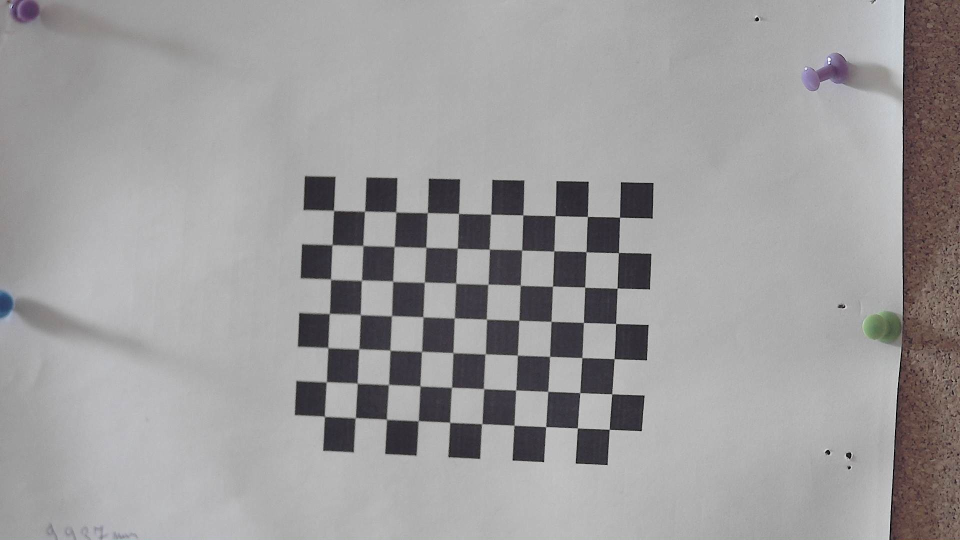
#> input picture img_for_calib/left/left (1).jpg, 1920 x 1080 px (shown at 1/2 size); its folder holds 4 pictures in this run
$ python calibration.py
#> lines starting #> are read from the running program, lines starting #| are printed output that depends on the picture; after the words box and inside, x2 and y2 are one past the last pixel; in counts of white or black regions, pixels touching at a corner belong together; long printed decimals are rounded; pictures that were not available may be replaced by others from this repository, and a replacement may not be noted
import cv2
import glob
import numpy as np
from constants import Constants


def detect_checkerboard_corners(image_path: str, criteria: (), rows: int, columns: int, world_scaling: float):
    # load the image and convert to grayscale
    frame = cv2.imread(image_path)
    gray = cv2.cvtColor(frame, cv2.COLOR_BGR2GRAY)

    # find the checkerboard corners
    ret, corners = cv2.findChessboardCorners(image=gray,
                                             patternSize=(rows, columns),
                                             flags=None)

    if ret:
        # refine the corner positions
        corners = cv2.cornerSubPix(image=gray,
                                   corners=corners,
                                   winSize=(11, 11),
                                   zeroZone=(-1, -1),
                                   criteria=criteria)

        # draw the corners on the image
        cv2.drawChessboardCorners(image=frame,
                                  patternSize=(rows, columns),
                                  corners=corners,
                                  patternWasFound=ret)

        # scale the object points to match the checkerboard size
        objp = np.zeros((rows * columns, 3), np.float32)
        objp[:, :2] = np.mgrid[0:rows, 0:columns].T.reshape(-1, 2)
        objp *= world_scaling

        return True, objp, corners, frame

    return False, None, None, None


def calibrate_cameras_for_intrinsic_parameters(image_paths_left: [], image_paths_right: []):

    # pixel coordinates of checkerboards
    img_points_l = []
    img_points_r = []

    # coordinates of the checkerboard in checkerboard world space
    obj_points = []

    for image_path_left, image_path_right in zip(image_paths_left, image_paths_right):
        # detect the checkerboard corners and get the object and image points
        ret_left, objp_left, corners_left, frame_left = detect_checkerboard_corners(image_path=image_path_left,
                                                                                    criteria=Constants.CRIT_STEREO,
                                                                                    rows=Constants.ROWS,
                                                                                    columns=Constants.COLUMNS,
                                                                                    world_scaling=Constants.WORLD_SCALING)
#> in detect_checkerboard_corners, frame is the input picture: shape (1080, 1920, 3); mean B, G, R 156.1, 155.5, 157
#> in detect_checkerboard_corners, `ret, corners = cv2.findChessboardCorners(image=gray, patternSize=(rows..`: ret = True; corners = 70 rows, first 8: [1239.8, 434.7], [1237.5, 505.9], [1234.5, 576.5], [1232.3, 647.7], [1228.5, 718.3], [1224.7, 788.4], [1218.5, 859.2], [1174.7, 433.1]
#> in detect_checkerboard_corners, `corners = cv2.cornerSubPix(image=gray, corners=corners, winSize=(11, 1..`: corners = 70 rows, first 8: [1239.7, 434.9], [1237.3, 505.6], [1234.6, 576.6], [1231.8, 647.5], [1228.6, 718], [1224.2, 788.1], [1218.8, 859.2], [1175.2, 433.4]
#> in detect_checkerboard_corners, `cv2.drawChessboardCorners(image=frame, patternSize=(rows, columns), co..`:
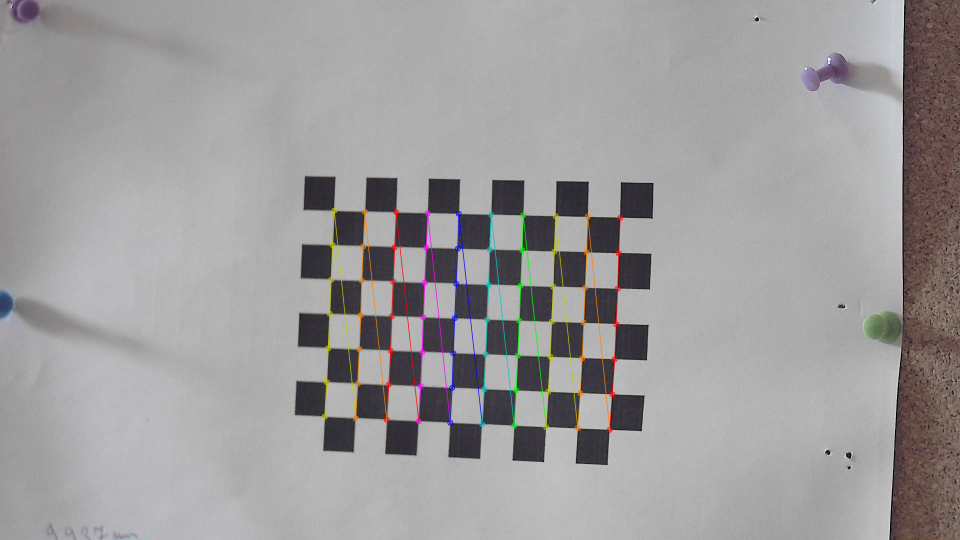
#> frame: shape (1080, 1920, 3) (shown at 1/2 size); 1.43% of pixels changed, all inside (x1, y1, x2, y2) = (643, 415, 1247, 866)
#> ret_left = True; objp_left = 70 rows, first 8: [0, 0, 0], [9.94, 0, 0], [19.87, 0, 0], [29.81, 0, 0], [39.75, 0, 0], [49.69, 0, 0], [59.62, 0, 0], [0, 9.94, 0]; corners_left has the same summary as corners in detect_checkerboard_corners
        ret_right, objp_right, corners_right, frame_right = detect_checkerboard_corners(image_path=image_path_right,
                                                                                        criteria=Constants.CRIT_STEREO,
                                                                                        rows=Constants.ROWS,
                                                                                        columns=Constants.COLUMNS,
                                                                                        world_scaling=Constants.WORLD_SCALING)
#> in detect_checkerboard_corners (call 2), `ret, corners = cv2.findChessboardCorners(image=gray, patternSize=(rows..`: corners = 70 rows, first 8: [1239.8, 434.7], [1237.5, 505.9], [1234.5, 576.5], [1232.3, 647.7], [1228.5, 718.3], [1224.7, 788.4], [1218.5, 859.2], [1174.7, 433.1]
#> in detect_checkerboard_corners (call 2), `corners = cv2.cornerSubPix(image=gray, corners=corners, winSize=(11, 1..`: corners = 70 rows, first 8: [1239.7, 434.9], [1237.3, 505.6], [1234.6, 576.6], [1231.8, 647.5], [1228.6, 718], [1224.2, 788.1], [1218.8, 859.2], [1175.2, 433.4]
#> ret_right = True; objp_right has the same summary as objp_left; corners_right has the same summary as corners in detect_checkerboard_corners

        if ret_left and ret_right:
            obj_points.append(objp_left)
            img_points_l.append(corners_left)
            img_points_r.append(corners_right)

            # display the images side by side
            frame_left = cv2.putText(img=frame_left,
                                     text='LEFT IMAGE',
                                     org=(20, 30),
                                     fontFace=cv2.FONT_HERSHEY_SIMPLEX,
                                     fontScale=1,
                                     color=(255, 255, 255),
                                     thickness=2,
                                     lineType=cv2.LINE_AA)
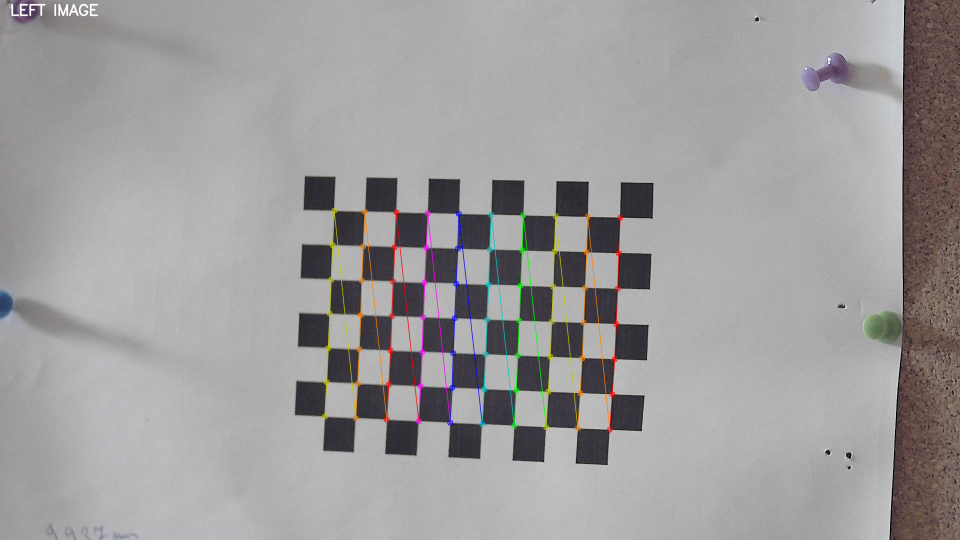
#> frame_left: shape (1080, 1920, 3) (shown at 1/2 size); 0.11% of pixels changed, all inside (x1, y1, x2, y2) = (22, 7, 197, 33)
            frame_right = cv2.putText(img=frame_right,
                                     text='RIGHT IMAGE',
                                     org=(20, 30),
                                     fontFace=cv2.FONT_HERSHEY_SIMPLEX,
                                     fontScale=1,
                                     color=(255, 255, 255),
                                     thickness=2,
                                     lineType=cv2.LINE_AA)
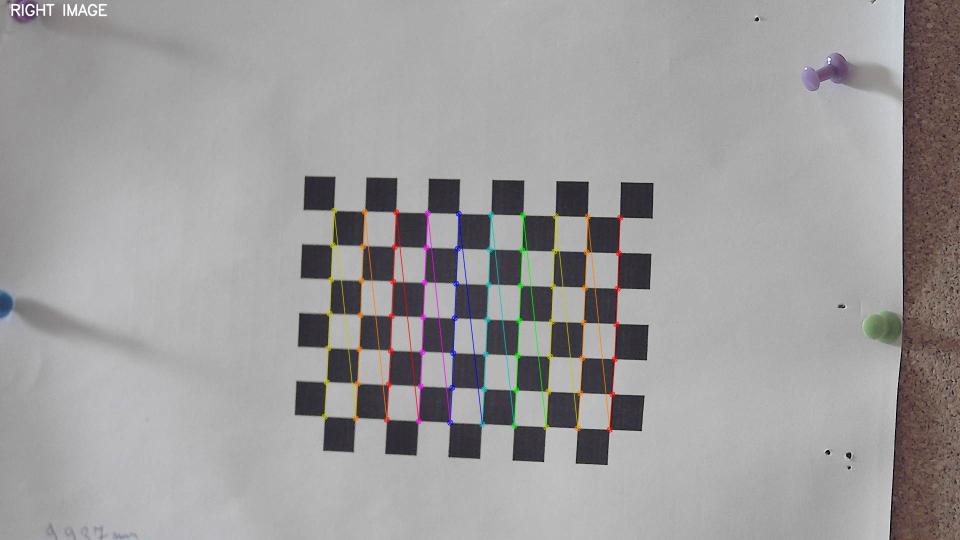
#> frame_right: shape (1080, 1920, 3) (shown at 1/2 size); 0.12% of pixels changed, all inside (x1, y1, x2, y2) = (22, 7, 215, 33)
            cv2.imshow('CALIBRATION IMAGES', np.hstack((frame_left, frame_right)))
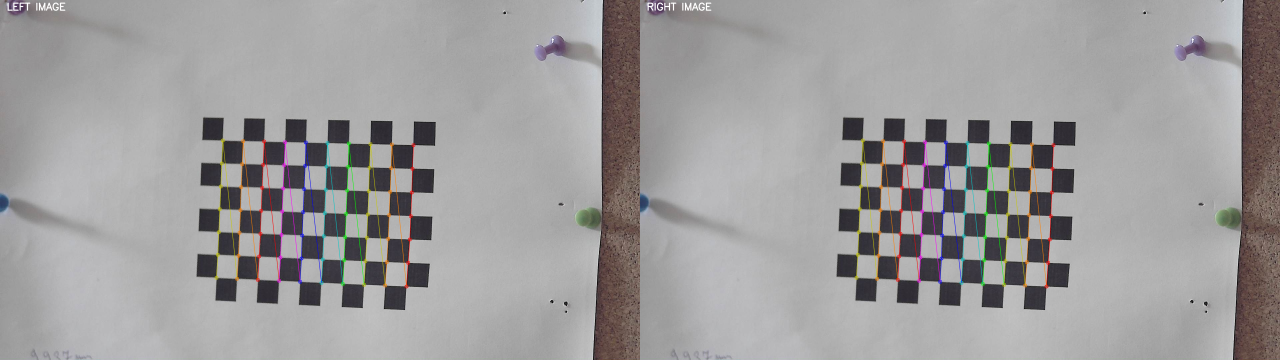
#> window 'CALIBRATION IMAGES': shape (1080, 3840, 3) (shown at 1/3 size); mean B, G, R 155.8, 155.6, 157.4
            cv2.waitKey(500)

            key = cv2.waitKey(0)
#> (key q is pressed here)
            if key == ord('q'):
                break
            elif key == ord('n'):
                continue

    cv2.destroyAllWindows()
    ret_l, mtx_l, dst_l, rvecs_l, tvecs_l = cv2.calibrateCamera(objectPoints=obj_points,
                                                                imagePoints=img_points_l,
                                                                imageSize=(Constants.S_WIDTH, Constants.S_HEIGHT),
                                                                cameraMatrix=None,
                                                                distCoeffs=None)
#> ret_l = 1.01; mtx_l = [[20447.3, 0, 1101.4], [0, 23039.5, 612.5], [0, 0, 1]]; dst_l = [[-29.02, 12487, 0.0793, 0.171, 23.18]]; rvecs_l = ([0.17, -0.271, 1.6],); tvecs_l = ([21.32, -23.87, 3126.3],)

    ret_r, mtx_r, dst_r, rvecs_r, tvecs_r = cv2.calibrateCamera(objectPoints=obj_points,
                                                                imagePoints=img_points_r,
                                                                imageSize=(Constants.S_WIDTH, Constants.S_HEIGHT),
                                                                cameraMatrix=None,
                                                                distCoeffs=None)
#> ret_r = 1.01; mtx_r has the same summary as mtx_l; dst_r = [[-29.02, 12487, 0.0793, 0.171, 23.18]]; rvecs_r = ([0.17, -0.271, 1.6],); tvecs_r = ([21.32, -23.87, 3126.3],)

    return mtx_l, dst_l, mtx_r, dst_r


def stereo_calibrate(mtx_l: np.ndarray, dst_l: np.ndarray, mtx_r: np.ndarray, dst_r: np.ndarray, image_paths_left: [], image_paths_right: []):
    img_points_l = []
    img_points_r = []

    obj_points = []

    for path_left, path_right in zip(image_paths_left, image_paths_right):
        # detect the checkerboard corners and get the object and image points
        ret_left, objp_left, corners_left, frame_left = detect_checkerboard_corners(image_path=path_left,
                                                                                    criteria=Constants.CRIT_STEREO,
                                                                                    rows=Constants.ROWS,
                                                                                    columns=Constants.COLUMNS,
                                                                                    world_scaling=Constants.WORLD_SCALING)
        ret_right, objp_right, corners_right, frame_right = detect_checkerboard_corners(image_path=path_right,
                                                                                        criteria=Constants.CRIT_STEREO,
                                                                                        rows=Constants.ROWS,
                                                                                        columns=Constants.COLUMNS,
                                                                                        world_scaling=Constants.WORLD_SCALING)
        if ret_left and ret_right:
            obj_points.append(objp_left)
            img_points_l.append(corners_left)
            img_points_r.append(corners_right)

    stereo_calibration_flags = cv2.CALIB_FIX_INTRINSIC
    err_rms, mtx_l, dst_l, mtx_r, dst_r, r, t, e, f = cv2.stereoCalibrate(objectPoints=obj_points,
                                                                          imagePoints1=img_points_l,
                                                                          imagePoints2=img_points_r,
                                                                          cameraMatrix1=mtx_l,
                                                                          distCoeffs1=dst_l,
                                                                          cameraMatrix2=mtx_r,
                                                                          distCoeffs2=dst_r,
                                                                          imageSize=(Constants.S_WIDTH, Constants.S_HEIGHT),
                                                                          criteria=Constants.CRIT_STEREO,
                                                                          flags=stereo_calibration_flags)

    r1, r2, p1, p2, q, roi_l, roi_r = cv2.stereoRectify(cameraMatrix1=mtx_l,
                                                        distCoeffs1=dst_l,
                                                        cameraMatrix2=mtx_r,
                                                        distCoeffs2=dst_r,
                                                        imageSize=(Constants.S_WIDTH, Constants.S_HEIGHT),
                                                        R=r,
                                                        T=t,
                                                        alpha=1,
                                                        flags=0)

    return e, f, r, t, r1, r2, p1, p2, q


if __name__ == '__main__':
    image_paths_left = glob.glob("img_for_calib/left/*.jpg")
    image_path_right = glob.glob("img_for_calib/right/*.jpg")

    mtx_l, dst_l, mtx_r, dst_r = calibrate_cameras_for_intrinsic_parameters(image_paths_left, image_path_right)
#> dst_l = [[-29.02, 12487, 0.0793, 0.171, 23.18]]; mtx_r has the same summary as mtx_l in calibrate_cameras_for_intrinsic_parameters; dst_r = [[-29.02, 12487, 0.0793, 0.171, 23.18]]
    e, f, r, t, r1, r2, p1, p2, q = stereo_calibrate(mtx_l, dst_l, mtx_r, dst_r, image_paths_left, image_path_right)
#> in detect_checkerboard_corners (call 3), `ret, corners = cv2.findChessboardCorners(image=gray, patternSize=(rows..`: corners = 70 rows, first 8: [1239.8, 434.7], [1237.5, 505.9], [1234.5, 576.5], [1232.3, 647.7], [1228.5, 718.3], [1224.7, 788.4], [1218.5, 859.2], [1174.7, 433.1]
#> in detect_checkerboard_corners (call 3), `corners = cv2.cornerSubPix(image=gray, corners=corners, winSize=(11, 1..`: corners = 70 rows, first 8: [1239.7, 434.9], [1237.3, 505.6], [1234.6, 576.6], [1231.8, 647.5], [1228.6, 718], [1224.2, 788.1], [1218.8, 859.2], [1175.2, 433.4]
#> in stereo_calibrate, `ret_left, objp_left, corners_left, frame_left = detect_checkerboard_co..`: ret_left = True; corners_left has the same summary as corners in detect_checkerboard_corners
#> in detect_checkerboard_corners (call 4), `ret, corners = cv2.findChessboardCorners(image=gray, patternSize=(rows..`: corners = 70 rows, first 8: [1239.8, 434.7], [1237.5, 505.9], [1234.5, 576.5], [1232.3, 647.7], [1228.5, 718.3], [1224.7, 788.4], [1218.5, 859.2], [1174.7, 433.1]
#> in detect_checkerboard_corners (call 4), `corners = cv2.cornerSubPix(image=gray, corners=corners, winSize=(11, 1..`: corners = 70 rows, first 8: [1239.7, 434.9], [1237.3, 505.6], [1234.6, 576.6], [1231.8, 647.5], [1228.6, 718], [1224.2, 788.1], [1218.8, 859.2], [1175.2, 433.4]
#> in stereo_calibrate, `ret_right, objp_right, corners_right, frame_right = detect_checkerboar..`: ret_right = True; objp_right has the same summary as objp_left in calibrate_cameras_for_intrinsic_parameters; corners_right has the same summary as corners in detect_checkerboard_corners
#> in stereo_calibrate, `err_rms, mtx_l, dst_l, mtx_r, dst_r, r, t, e, f = cv2.stereoCalibrate(..`: err_rms = 1.01; dst_l = [[-29.02, 12487, 0.0793, 0.171, 23.18]]; mtx_r has the same summary as mtx_l in calibrate_cameras_for_intrinsic_parameters; r = [[1, -8.82e-13, 3.05e-14], [8.82e-13, 1, -1.94e-14], [-3.05e-14, 1.94e-14, 1]]; t = [-7.31e-11, 1.29e-10, -1.87e-09]; e = [[1.65e-21, 1.87e-09, 1.29e-10], [-1.87e-09, 1.65e-21, 7.31e-11], [-1.29e-10, -7.31e-11, -2.5e-24]]; f = [[5.34e-07, 538560.1, 521883862.1], [-538560.1, 4.22e-07, 1.02e+09], [-521883862.1, -1.02e+09, 1]]
#> in stereo_calibrate, `r1, r2, p1, p2, q, roi_l, roi_r = cv2.stereoRectify(cameraMatrix1=mtx_..`: r1 = [[0.999, 0.0389, -0.0363], [-0.0389, 0.0684, -0.997], [-0.0363, 0.997, 0.0698]]; r2 has the same summary as r1; p1 = [[-264382.8, 0, 15557.2, 0], [0, -264382.8, 347217.5, 0], [0, 0, 1, 0]]; p2 = [[-264382.8, 0, 15557.2, 0], [0, -264382.8, 347217.5, -0.000497], [0, 0, 1, 0]]; q = [[1, 0, 0, -15557.2], [0, 1, 0, -347217.5], [0, 0, 0, -264382.8], [0, 0, -532415826.6, 0]]; roi_l = (0, 0, 0, 0)
#> t = [-7.31e-11, 1.29e-10, -1.87e-09]; r2 has the same summary as r1 in stereo_calibrate

    print('LEFT CAMERA MATRIX:\n', mtx_l)
#| LEFT CAMERA MATRIX:
#|  [[2.04472987e+04 0.00000000e+00 1.10142096e+03]
#|  [0.00000000e+00 2.30394776e+04 6.12518160e+02]
#|  [0.00000000e+00 0.00000000e+00 1.00000000e+00]]
    print('LEFT CAMERA DISTORTION COEFFICIENTS:', dst_l)
#| LEFT CAMERA DISTORTION COEFFICIENTS: [[-2.90197268e+01  1.24870236e+04  7.92592618e-02  1.70756286e-01
#|    2.31797720e+01]]
    print('RIGHT CAMERA MATRIX:\n', mtx_r)
#| RIGHT CAMERA MATRIX:
#|  [[2.04472987e+04 0.00000000e+00 1.10142096e+03]
#|  [0.00000000e+00 2.30394776e+04 6.12518160e+02]
#|  [0.00000000e+00 0.00000000e+00 1.00000000e+00]]
    print('RIGHT CAMERA DISTORTION COEFFICIENTS:', dst_r)
#| RIGHT CAMERA DISTORTION COEFFICIENTS: [[-2.90197268e+01  1.24870236e+04  7.92592618e-02  1.70756286e-01
#|    2.31797720e+01]]
    print('R1:', r1)
#| R1: [[ 0.9986  0.03891 -0.0363]
#|  [-0.03891  0.06843 -0.9969]
#|  [-0.0363  0.9969  0.06985]]
    print('R2:', r2)
#| R2: [[ 0.9986  0.03891 -0.0363]
#|  [-0.03891  0.06843 -0.9969]
#|  [-0.0363  0.9969  0.06985]]
    print('P1:', p1)
#| P1: [[-2.64382815e+05  0.00000000e+00  1.55572155e+04  0.00000000e+00]
#|  [ 0.00000000e+00 -2.64382815e+05  3.47217512e+05  0.00000000e+00]
#|  [ 0.00000000e+00  0.00000000e+00  1.00000000e+00  0.00000000e+00]]
    print('P2:', p2)
#| P2: [[-2.64382815e+05  0.00000000e+00  1.55572155e+04  0.00000000e+00]
#|  [ 0.00000000e+00 -2.64382815e+05  3.47217512e+05 -4.96572043e-04]
#|  [ 0.00000000e+00  0.00000000e+00  1.00000000e+00  0.00000000e+00]]
    print('R:', r)
#| R: [[ 1.00000000e+00 -8.81974805e-13  3.05008766e-14]
#|  [ 8.81974805e-13  1.00000000e+00 -1.94040205e-14]
#|  [-3.05008766e-14  1.94040205e-14  1.00000000e+00]]
    print('T:', t)
#| T: [[-7.30777121e-11]
#|  [ 1.28531784e-10]
#|  [-1.87240261e-09]]
    print('E:', e)
#| E: [[ 1.64749160e-21  1.87240261e-09  1.28531784e-10]
#|  [-1.87240261e-09  1.65282993e-21  7.30777121e-11]
#|  [-1.28531784e-10 -7.30777121e-11 -2.50233067e-24]]
    print('F:', f)
#| F: [[ 5.33942938e-07  5.38560118e+05  5.21883862e+08]
#|  [-5.38560118e+05  4.21916424e-07  1.02297094e+09]
#|  [-5.21883862e+08 -1.02297094e+09  1.00000000e+00]]
    print('Q:', q)
#| Q: [[ 1.00000000e+00  0.00000000e+00  0.00000000e+00 -1.55572155e+04]
#|  [ 0.00000000e+00  1.00000000e+00  0.00000000e+00 -3.47217512e+05]
#|  [ 0.00000000e+00  0.00000000e+00  0.00000000e+00 -2.64382815e+05]
#|  [ 0.00000000e+00  0.00000000e+00 -5.32415827e+08  0.00000000e+00]]
